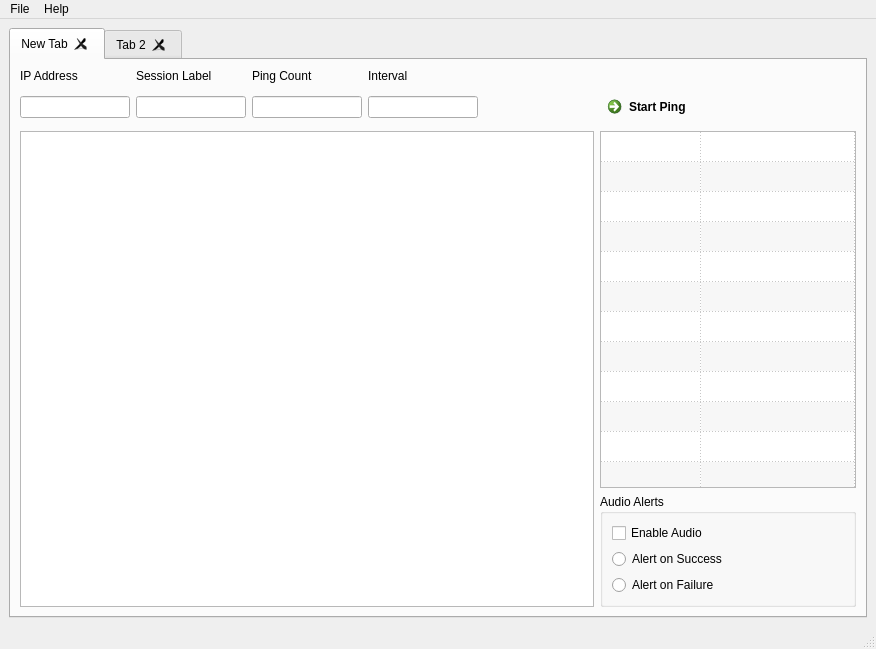
<?xml version="1.0" encoding="UTF-8"?>
<ui version="4.0">
 <class>MainWindow</class>
 <widget class="QMainWindow" name="MainWindow">
  <property name="geometry">
   <rect>
    <x>0</x>
    <y>0</y>
    <width>876</width>
    <height>649</height>
   </rect>
  </property>
  <property name="windowTitle">
   <string>PingPung</string>
  </property>
  <widget class="QWidget" name="centralwidget">
   <layout class="QVBoxLayout" name="verticalLayout">
    <item>
     <widget class="QTabWidget" name="tabWidget">
      <property name="enabled">
       <bool>true</bool>
      </property>
      <property name="currentIndex">
       <number>0</number>
      </property>
      <property name="tabsClosable">
       <bool>true</bool>
      </property>
      <property name="movable">
       <bool>true</bool>
      </property>
      <widget class="QWidget" name="tab">
       <attribute name="title">
        <string>New Tab</string>
       </attribute>
       <layout class="QGridLayout" name="gridLayout_2">
        <item row="0" column="0">
         <layout class="QGridLayout" name="gridLayout">
          <item row="1" column="3">
           <widget class="QLineEdit" name="count_box"/>
          </item>
          <item row="1" column="1">
           <widget class="QLineEdit" name="ip_box">
            <property name="toolTip">
             <string>The target IP address or domain name</string>
            </property>
           </widget>
          </item>
          <item row="3" column="7">
           <widget class="QGroupBox" name="groupBox">
            <property name="minimumSize">
             <size>
              <width>0</width>
              <height>60</height>
             </size>
            </property>
            <property name="title">
             <string>Audio Alerts</string>
            </property>
            <layout class="QVBoxLayout" name="verticalLayout_2">
             <item>
              <widget class="QCheckBox" name="enable_audio_checkbox">
               <property name="text">
                <string>Enable Audio</string>
               </property>
              </widget>
             </item>
             <item>
              <widget class="QRadioButton" name="alert_on_success_button">
               <property name="text">
                <string>Alert on Success</string>
               </property>
              </widget>
             </item>
             <item>
              <widget class="QRadioButton" name="alert_on_failure_button">
               <property name="text">
                <string>Alert on Failure</string>
               </property>
              </widget>
             </item>
            </layout>
           </widget>
          </item>
          <item row="1" column="2">
           <widget class="QLineEdit" name="session_box">
            <property name="toolTip">
             <string>An optional label that will displayed as this tab's title</string>
            </property>
           </widget>
          </item>
          <item row="1" column="7">
           <widget class="QCommandLinkButton" name="start_ping_button">
            <property name="text">
             <string>Start Ping</string>
            </property>
           </widget>
          </item>
          <item row="1" column="4">
           <widget class="QLineEdit" name="interval_box"/>
          </item>
          <item row="0" column="1">
           <widget class="QLabel" name="ip_label">
            <property name="text">
             <string>IP Address</string>
            </property>
           </widget>
          </item>
          <item row="2" column="7">
           <widget class="QTableWidget" name="results_table">
            <property name="sizePolicy">
             <sizepolicy hsizetype="Expanding" vsizetype="Expanding">
              <horstretch>0</horstretch>
              <verstretch>0</verstretch>
             </sizepolicy>
            </property>
            <property name="verticalScrollBarPolicy">
             <enum>Qt::ScrollBarAlwaysOff</enum>
            </property>
            <property name="horizontalScrollBarPolicy">
             <enum>Qt::ScrollBarAlwaysOff</enum>
            </property>
            <property name="alternatingRowColors">
             <bool>true</bool>
            </property>
            <property name="gridStyle">
             <enum>Qt::DotLine</enum>
            </property>
            <property name="rowCount">
             <number>16</number>
            </property>
            <property name="columnCount">
             <number>2</number>
            </property>
            <attribute name="horizontalHeaderVisible">
             <bool>false</bool>
            </attribute>
            <attribute name="horizontalHeaderStretchLastSection">
             <bool>true</bool>
            </attribute>
            <attribute name="verticalHeaderVisible">
             <bool>false</bool>
            </attribute>
            <attribute name="verticalHeaderStretchLastSection">
             <bool>false</bool>
            </attribute>
            <row/>
            <row/>
            <row/>
            <row/>
            <row/>
            <row/>
            <row/>
            <row/>
            <row/>
            <row/>
            <row/>
            <row/>
            <row/>
            <row/>
            <row/>
            <row/>
            <column/>
            <column/>
           </widget>
          </item>
          <item row="2" column="1" rowspan="2" colspan="5">
           <widget class="QTextEdit" name="results_display">
            <property name="sizePolicy">
             <sizepolicy hsizetype="Expanding" vsizetype="Expanding">
              <horstretch>4</horstretch>
              <verstretch>0</verstretch>
             </sizepolicy>
            </property>
            <property name="acceptDrops">
             <bool>false</bool>
            </property>
            <property name="undoRedoEnabled">
             <bool>false</bool>
            </property>
            <property name="readOnly">
             <bool>true</bool>
            </property>
           </widget>
          </item>
          <item row="0" column="2">
           <widget class="QLabel" name="session_label">
            <property name="text">
             <string>Session Label</string>
            </property>
           </widget>
          </item>
          <item row="0" column="3">
           <widget class="QLabel" name="ping_count_label">
            <property name="text">
             <string>Ping Count</string>
            </property>
           </widget>
          </item>
          <item row="0" column="4">
           <widget class="QLabel" name="interval_label">
            <property name="text">
             <string>Interval</string>
            </property>
           </widget>
          </item>
         </layout>
        </item>
       </layout>
      </widget>
      <widget class="QWidget" name="tab_2">
       <property name="enabled">
        <bool>false</bool>
       </property>
       <attribute name="title">
        <string>Tab 2</string>
       </attribute>
      </widget>
     </widget>
    </item>
   </layout>
  </widget>
  <widget class="QMenuBar" name="menubar">
   <property name="geometry">
    <rect>
     <x>0</x>
     <y>0</y>
     <width>876</width>
     <height>27</height>
    </rect>
   </property>
   <widget class="QMenu" name="menuFile">
    <property name="title">
     <string>File</string>
    </property>
   </widget>
   <widget class="QMenu" name="menuHelp">
    <property name="title">
     <string>Help</string>
    </property>
    <addaction name="actionAbout_PingPung"/>
   </widget>
   <addaction name="menuFile"/>
   <addaction name="menuHelp"/>
  </widget>
  <widget class="QStatusBar" name="statusbar"/>
  <action name="actionAbout_PingPung">
   <property name="text">
    <string>About PingPung</string>
   </property>
  </action>
 </widget>
 <resources/>
 <connections/>
</ui>
